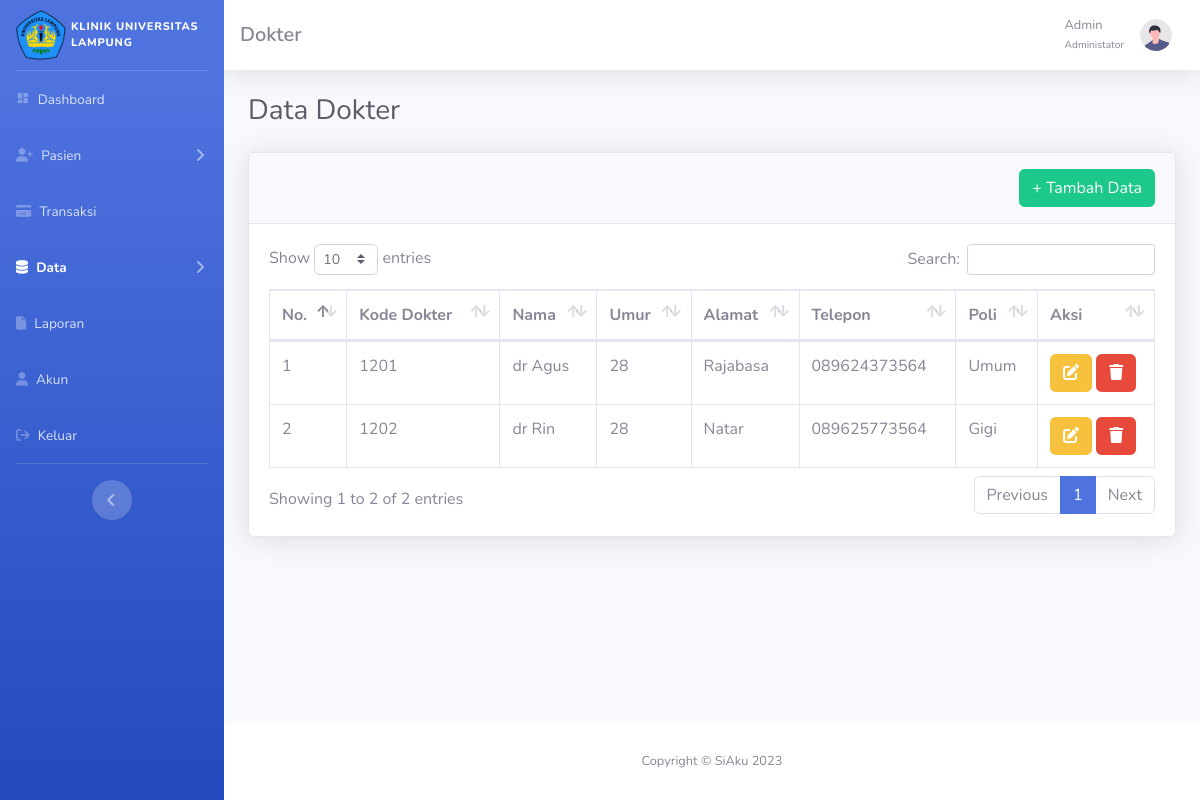
/dashboard-admin/data-dokter.php, run on the app's committed database.
### tables this page shows
CREATE TABLE `dokter` (
  `id` int(11) NOT NULL,
  `kode_dokter` int(11) DEFAULT NULL,
  `nama_dokter` varchar(255) DEFAULT NULL,
  `umur_dokter` int(11) DEFAULT NULL,
  `alamat_dokter` varchar(255) DEFAULT NULL,
  `telepon_dokter` varchar(20) DEFAULT NULL,
  `poli` varchar(30) DEFAULT NULL
);

### dashboard-admin/data-dokter.php (the view, shortened to what this page needs)
<?php
  include '../koneksi.php';
  $query = "SELECT * FROM dokter ORDER BY id ASC";
  $result = mysqli_query($conn, $query);
  $no = 1;
?>
<!DOCTYPE html>
<html lang="en">
  <head>
    <link
      rel="stylesheet"
      href="https://cdnjs.cloudflare.com/ajax/libs/font-awesome/6.2.1/css/all.min.css"
    />
    <link rel="stylesheet" href="css/style.css" />
    <link
      rel="stylesheet"
      href="https://unpkg.com/boxicons@latest/css/boxicons.min.css"
    />
    <link href="css/sb-admin-2.min.css" rel="stylesheet" />
    <link
      href="vendor/datatables/dataTables.bootstrap4.min.css"
      rel="stylesheet"
    />
  </head>
  <body id="page-top">
    <div id="wrapper">
      <ul
        class="navbar-nav bg-gradient-primary sidebar sidebar-dark accordion"
        id="accordionSidebar"
      >
        <a
          class="sidebar-brand d-flex align-items-center justify-content-center"
          href="index.html"
        >
          <div class="sidebar-brand-icon">
            <img src="../img/logo-unila.png" />
            <p class="mb-0">KLINIK UNIVERSITAS LAMPUNG</p>
          </div>
        </a>
        <hr class="sidebar-divider my-0" />
        <li class="nav-item">
          <a class="nav-link" href="index.php">
            <i class="fas bx bxs-dashboard"></i>
            <span>Dashboard</span></a
          >
        </li>
        <li class="nav-item">
          <a
            class="nav-link collapsed"
            href="#"
            data-toggle="collapse"
            data-target="#collapseTwo"
            aria-expanded="true"
            aria-controls="collapseTwo"
          >
            <i class="fas fa-solid fa-user-plus"></i>
            <span>Pasien</span>
          </a>
        </li>
        <li class="nav-item">
          <a class="nav-link" href="transaksi.php">
            <i class="fas fa-regular fa-credit-card"></i>
            <span>Transaksi</span>
          </a>
        </li>
        <li class="nav-item active">
          <a
            class="nav-link collapsed"
            href="#"
            data-toggle="collapse"
            data-target="#collapsePages"
            aria-expanded="true"
            aria-controls="collapsePages"
          >
            <i class="fas fa-solid fa-database"></i>
            <span>Data</span>
          </a>
        </li>
        <li class="nav-item">
          <a class="nav-link" href="laporan.php">
            <i class="fas fa-solid fa-file"></i>
            <span>Laporan</span></a
          >
        </li>
        <li class="nav-item">
          <a class="nav-link" href="edit-akun.php">
            <i class="fas fa-solid fa-user"></i>
            <span>Akun</span></a
          >
        </li>
        <li class="nav-item">
          <a
            class="nav-link"
            href="#"
            data-toggle="modal"
            data-target="#logoutModal"
          >
            <i class="fas fa-solid fa-arrow-right-from-bracket"></i>
            <span>Keluar</span></a
          >
        </li>
        <hr class="sidebar-divider d-none d-md-block" />
        <div class="text-center d-none d-md-inline">
          <button class="rounded-circle border-0" id="sidebarToggle"></button>
        </div>
      </ul>
      <div id="content-wrapper" class="d-flex flex-column">
        <div id="content">
          <nav
            class="navbar navbar-expand navbar-light bg-white topbar mb-4 static-top shadow"
          >
            <h5 class="mb-0" style="font-weight: 600">Dokter</h5>
            <ul class="navbar-nav ml-auto">
              <li class="nav-item dropdown no-arrow">
                <a
                  class="nav-link dropdown-toggle"
                  href="#"
                  id="userDropdown"
                  role="button"
                  data-toggle="dropdown"
                  aria-haspopup="true"
                  aria-expanded="false"
                >
                  <span class="mr-2 d-none d-lg-inline text-gray-600 small"
                    >Admin <br />
                    <p class="mr-2 d-none d-lg-inline text-gray-600 small">
                      Administator
                    </p></span
                  >
                  <img
                    class="img-profile rounded-circle"
                    src="img/undraw_profile.svg"
                  />
                </a>
              </li>
            </ul>
          </nav>
          <div class="container-fluid">
            <h1 class="h3 mb-4 text-gray-800">Data Dokter</h1>
            <div class="card shadow mb-4">
              <div
                class="card-header py-3 d-flex justify-content-between align-items-center"
              >
                <a href="tambah-dokter.php">
                  <button class="btn btn-success">+ Tambah Data</button>
                </a>
              </div>
              <div class="card-body">
                <div class="table-responsive">
                  <table
                    class="table table-bordered"
                    id="dataTable"
                    width="100%"
                    cellspacing="0"
                  >
                    <thead>
                      <tr>
                        <th>No.</th>
                        <th>Kode Dokter</th>
                        <th>Nama</th>
                        <th>Umur</th>
                        <th>Alamat</th>
                        <th>Telepon</th>
                        <th>Poli</th>
                        <th>Aksi</th>
                      </tr>
                    </thead>
                    <tbody>
                      <?php
                        while ($row = mysqli_fetch_assoc($result)) {
                      ?>
                      <tr>
                        <td><?php echo $no; ?></td>
                        <td><?php echo $row['kode_dokter']; ?></td>
                        <td><?php echo $row['nama_dokter']; ?></td>
                        <td><?php echo $row['umur_dokter']; ?></td>
                        <td><?php echo $row['alamat_dokter']; ?></td>
                        <td><?php echo $row['telepon_dokter']; ?></td>
                        <td><?php echo $row['poli']; ?></td>
                        <td>
                          <a href="edit-dokter.php?id=<?php echo $row['id'];?>">
                            <button class="btn btn-warning">
                              <i class="fas fa-solid fa-pen-to-square"></i>
                            </button>
                          </a>
                          <a href="../proses_hapus_dokter.php?id=<?php echo $row['id'];?>">
                            <button class="btn btn-danger">
                              <i class="fas fa-solid fa-trash"></i>
                            </button>
                          </a>
                        </td>
                      </tr>
                      <?php
                          $no++;
                        }
                      ?>
                    </tbody>
                  </table>
                </div>
              </div>
            </div>
          </div>
        </div>
        <footer class="sticky-footer bg-white">
          <div class="container my-auto">
            <div class="copyright text-center my-auto">
              <span>Copyright &copy; SiAku 2023</span>
            </div>
          </div>
        </footer>
      </div>
    </div>
  </body>
</html>

### dashboard-admin/css/style.css (style rules this page uses)
.sidebar-brand-icon img { width: 50px; }
.sidebar-brand-icon { display: flex; align-items: center; }
.sidebar-brand-icon p { font-size: 11px; text-align: left; margin-left: 5px; }

### data on the page
dokter: kode_dokter "1201", nama_dokter "dr Agus", umur_dokter "28", alamat_dokter "Rajabasa", telepon_dokter "089624373564", poli "Umum"
dokter: kode_dokter "1202", nama_dokter "dr Rin", umur_dokter "28", alamat_dokter "Natar", telepon_dokter "089625773564", poli "Gigi"
